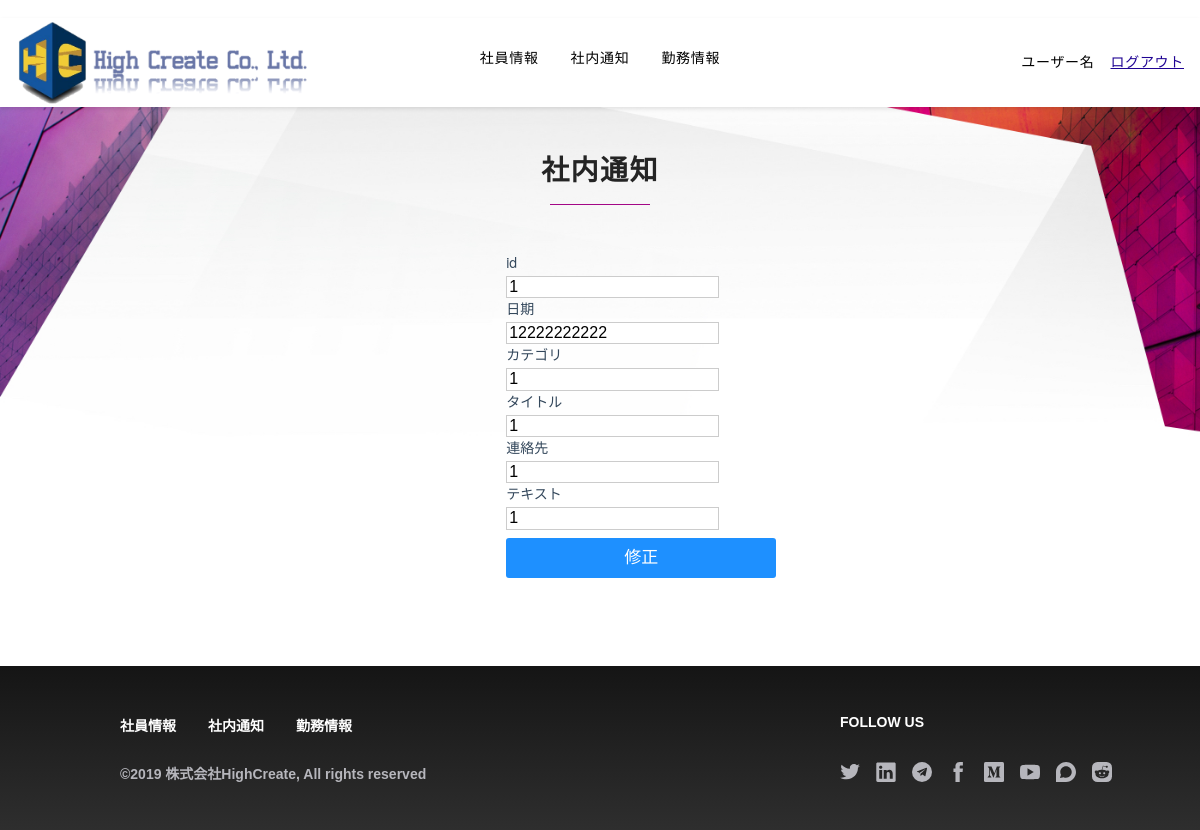
The page /notice/1 (signed in) on the database as committed earlier.
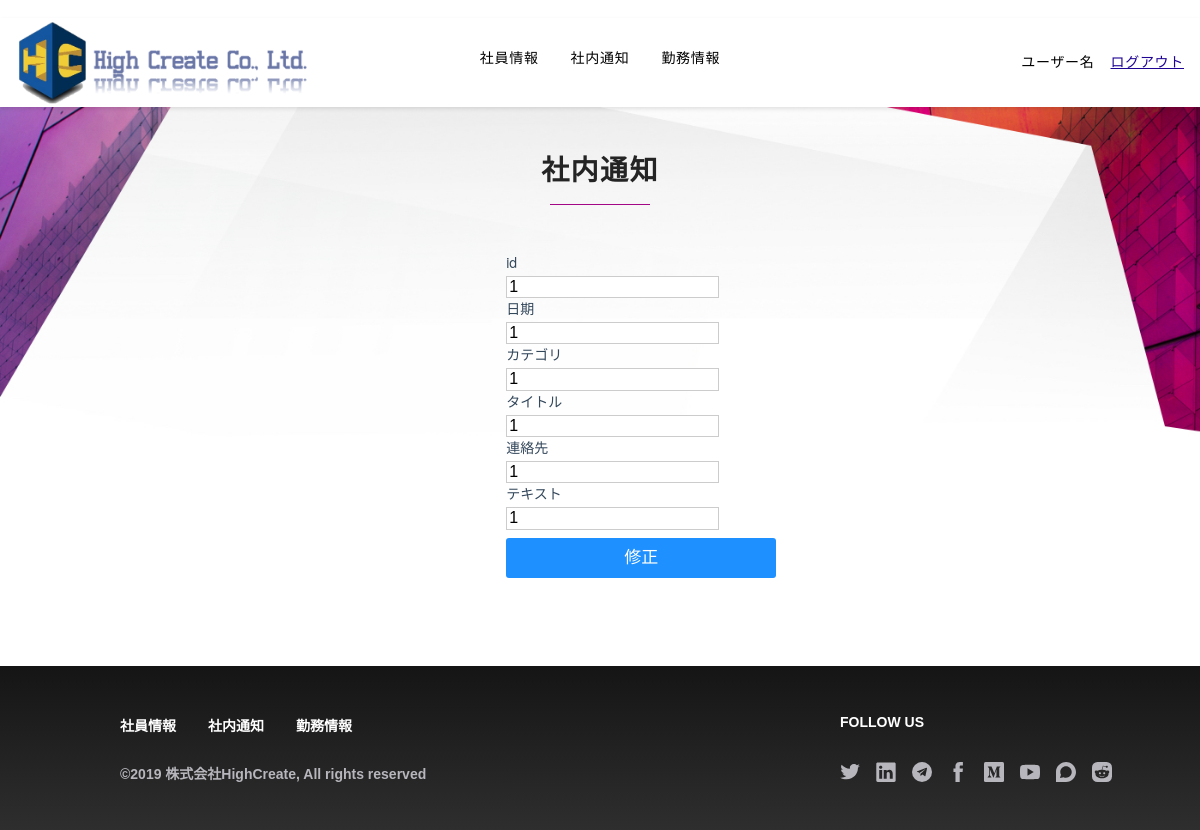
The same page on the database as committed later.
### homepage/models.py (models this page shows)
class noticeInfo(models.Model):
    userId = models.CharField(primary_key=True, max_length=20, verbose_name='userId')
    userName = models.CharField(blank=True, max_length=100, verbose_name='userName')
    userData = models.CharField(blank=True, max_length=100, verbose_name='userData')
    userCategory = models.CharField(blank=True, max_length=100, verbose_name='userCategory')
    userTitle = models.CharField(blank=True, max_length=100, verbose_name='userTitle')
    userContact = models.CharField(blank=True, max_length=100, verbose_name='userContact')
    userText = models.CharField(blank=True, max_length=200, verbose_name='userText')
    class Meta:
        managed = False
        db_table = 'noticeInfo'

### homepage/officeviews.py (the view)
# urls.py: path('notice/<int:userId>', officeviews.modify_detail),
def modify_detail(request, userId):
    settings_name = request.session.get('userName')
    authority = models.userInfo.objects.get(userName=settings_name).Authority
    if authority == 1:
        noticeInfos = models.noticeInfo.objects.all()
        detail_info = None
        for noticeInfo in noticeInfos:
            if noticeInfo.userId == userId:
                detail_info = noticeInfo
                break
        return render(request, 'modify_detail.html',
                      {
                          'detail_info': detail_info
                      }
                      )
    else:
        message = '无权限'
        return render(request, '404.html',
                      {
                          'message': message
                      })

### templates/modify_detail.html (shortened to what this page needs)
{% extends 'officebase.html' %} {% block title %}社内通知 | HighCreate{% endblock %} {% block content %}
    <div class="p-3 bg-center bg-top bg-white mx-auto relative xl:p-0 PageWrap__ContentContainer-kkdcvd-0 dzVwN"
         id="site-content" ng-controller="ScrollController" data-ng-init="init('{{ jumpflag }}')">
        <div classnames="">
            <div class="Mantel__Container-sc-90mahe-0 loqmwV">
                <header>
                    <h1 class=" font-sans text-charcoal tracking-wide uppercase text-center pb-2 font-black uppercase md:text-3xl text-3xl">
                        社内通知</h1>
                    <div class=" h-px bg-magenta mx-auto" style="width: 100px;">
                    </div>
                </header>
            </div>
            <div class="Technology__SectionContainer-sc-1uzfb71-0 dnLgNL">
                <div class="detail_1">
                    <form method="post" action="/noticeadd/">
                        <div class="form-group">
                            <label for="matuyaid">id</label>
                            <input type="text" class="form-control" readonly="readonly" name="userId"
                                   placeholder={{ detail_info.userId }} value="{{ detail_info.userId }}">
                            <br/>
                            <label for="userdata">日期</label>
                            <input type="text" class="form-control" name="userData" placeholder="日期"
                                   value="{{ detail_info.userData }}">
                            <br/>
                            <label for="usercategory">カテゴリ</label>
                            <input type="text" class="form-control" name="userCategory" placeholder="カテゴリ"
                                   value="{{ detail_info.userCategory }}">
                            <br/>
                            <label for="usertitle">タイトル</label>
                            <input type="text" class="form-control" name="userTitle"
                                   placeholder="タイトル" value="{{ detail_info.userTitle }}">
                            <br/>
                            <label for="usercontact">連絡先</label>
                            <input type="text" class="form-control" name="userContact" placeholder="連絡先"
                                   value="{{ detail_info.userContact }}">
                            <br/>
                            <label for="usertext">テキスト</label>
                            <input type="text" class="form-control" name="userText"
                                   placeholder="テキスト" value="{{ detail_info.userTitle }}">
                        </div>
                        <button class="btn btn-primary">修正</button>
                    </form>
                </div>
            </div>
        </div>
    </div>
{% endblock %}

Rows that differ between the two databases and show on the page:
changed noticeInfo id 1: userData "12222222222" → "1"
